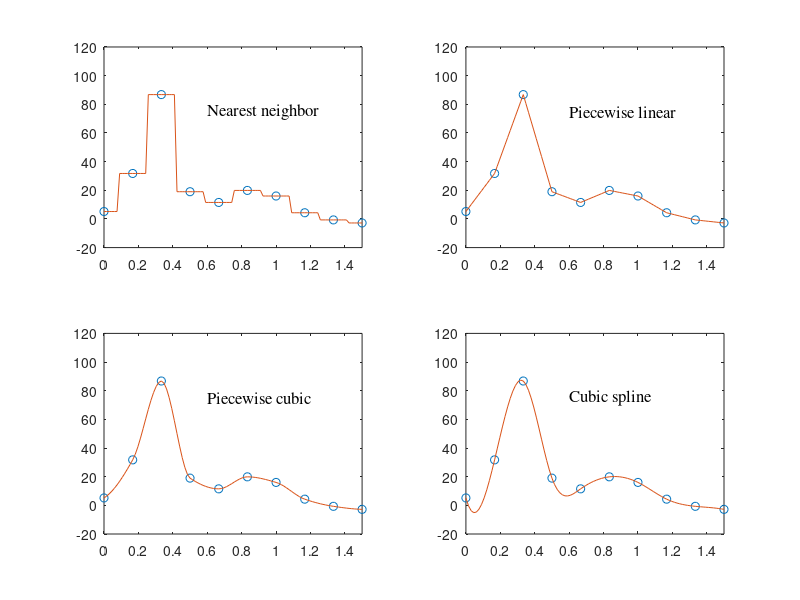

The MATLAB source for this figure:
function demoInterp1
% demoInterp1  Use built in interp1 function on data sampled from 'humps'
%
% Synopsis:    demoInterp1
%
% Input:       none
%
% Output:      Plots showing the four types of interpolation available
%              with the built in interp1 function.  Sample data is
%              generated with the built in humps function.

xmin = 0;   xmax = 1.5;   axisScale = [xmin xmax -20 120];
x = linspace(xmin,xmax,10);
y = humps(x);
xi = linspace(min(x),max(x));

yn = interp1(x,y,xi,'nearest');
y1 = interp1(x,y,xi,'linear');
y3 = interp1(x,y,xi,'cubic');
ys = interp1(x,y,xi,'spline');

subplot(2,2,1);   plot(x,y,'o',xi,yn,'-');   axis(axisScale);
text(0.6,75,'Nearest neighbor','FontName','Times','FontSize',12)

subplot(2,2,2);   plot(x,y,'o',xi,y1,'-');   axis(axisScale);
text(0.6,75,'Piecewise linear','FontName','Times','FontSize',12)

subplot(2,2,3);   plot(x,y,'o',xi,y3,'-');   axis(axisScale);
text(0.6,75,'Piecewise cubic','FontName','Times','FontSize',12)

subplot(2,2,4);   plot(x,y,'o',xi,ys,'-');   axis(axisScale);
text(0.6,75,'Cubic spline','FontName','Times','FontSize',12)
